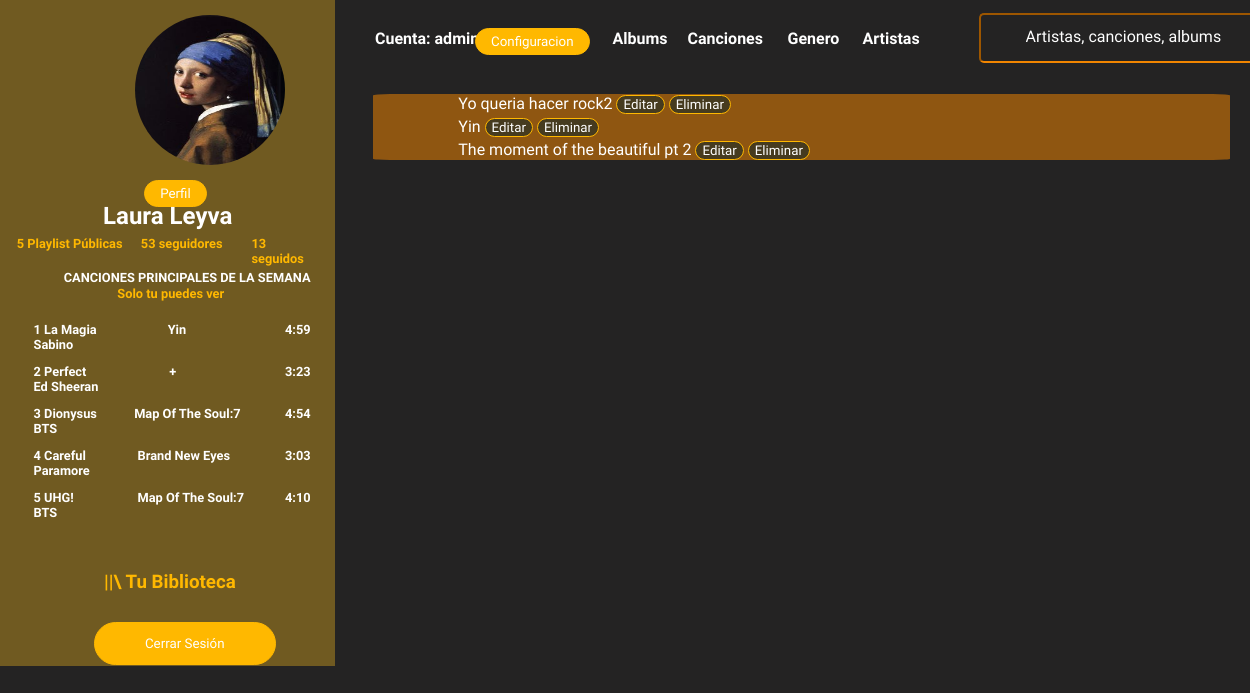
Screenshot of /m_albumes/ (signed in) with the database file from the repository.
### control_usuarios/models.py (models this page shows, shortened)
class User(AbstractUser):
    avatar = models.ImageField(upload_to='avatares/', default='avatares/logouser.jpg')
    desc = models.TextField(null=True, blank=True)
    num_tel = models.CharField(max_length = 20, null=True, blank=True)
    pais = models.CharField(max_length = 30)
    fecha_nac = models.DateField(default="2018-07-22")
    tipo_us = models.CharField(max_length = 30, default="normal")

### control_musica/models.py (models this page shows, shortened)
class Albumes(models.Model):
    fk_artista = models.ForeignKey(Artistas, on_delete=models.CASCADE)
    album = models.CharField(max_length = 50)
    fecha = models.DateField()
    foto = models.ImageField(upload_to='albumes/', default='albumes/default.jpg')

### control_musica/views.py (the view)
# urls.py: path('m_albumes/', views.m_albumes_view, name="m_albumes_view"),
@login_required
def m_albumes_view(request):
    albumes = Albumes.objects.all()
    return render(request, 'mostrar_albumes.html', {'albumes':albumes})

### templates/mostrar_albumes.html
{% extends 'Home.html' %}
{% block content %}
{% for Album in albumes %}
<div class="mostrar_generos">
{{Album.album}}
    <button type="button" onclick="location.href = '/change_album/{{Album.pk}}'"  class="mostrar-button"> Editar </button>
    <button type="button" onclick="location.href = '/d_albumes/{{Album.pk}}'"   class="mostrar-button"> Eliminar </button>
</div>
{% endfor %}
{% endblock %}

### templates/Home.html (shortened to what this page needs)
{% load static %}
<!DOCTYPE html>
<html lang="en">
<head>
    <link rel="stylesheet" type="text/css" href="../static/css/Estilos.css">
</head>
<body class="general4">
    <div class="Artistas" onclick="location.href = '/artistas'">
        <h4>Artistas</h4>
    </div>
    <div class="Genero" onclick="location.href = '/generos'">
        <h4>Genero</h4>
    </div>
    <div class="Canciones" onclick="location.href = '/canciones'">
        <h4>Canciones</h4>
    </div>
    <div class="Albums" onclick="location.href = '/home'">
        <h4>Albums</h4>
    </div>
    {% if user.tipo_us == "admin" %}
    <div class="Cuenta_2">
        <h4>Cuenta: {{user.tipo_us}}</h4>
    </div>
    <button type="button" class="config" onclick="location.href = '/configuracion'"> Configuracion </button>
    {% endif %}
    <div class="box">
        <form method="post" action="{% url 'busqueda_view'%}">
        <div class="container-1">
            <input type="search" id="search" placeholder="Artistas, canciones, albums" name="search"/>
        </div>
        </form>
    </div>
    <div class="contenedor-menu">
        <div>
            <img src="{{ user.avatar.url }}" id="imagenes_menu">
        </div>
        <div class="Perfil">
            <button type="button" class="boton-perfil" onclick="location.href = '/change/{{user.id}}'">Perfil</button>
        </div>
        <div class="nom_user">
            <h2>{{user.first_name}} {{user.last_name}}</h2>
        </div>
        <div class="Playlist">
            <h5>5 Playlist Públicas</h5>
        </div>
        <div class="Seguidores">
            <h5>53 seguidores</h5>
        </div>
        <div class="Seguidos">
            <h5>13 seguidos</h5>
        </div>
        <div class="t1">
            <h5>CANCIONES PRINCIPALES DE LA SEMANA</h5>
        </div>
        <div class="t2">
            <h5>Solo tu puedes ver</h5>
        </div>
        <div class="tt1">
            <h5>1 La Magia<br>Sabino</h5>
        </div>
        <div class="tt2">
            <h5>2 Perfect<br>Ed Sheeran</h5>
        </div>
        <div class="tt3">
            <h5>3 Dionysus<br>BTS</h5>
        </div>
        <div class="tt4">
            <h5>4 Careful<br>Paramore</h5>
        </div>
        <div class="tt5">
            <h5>5 UHG!<br>BTS</h5>
        </div>
        <div class="tt6">
            <h5>Yin</h5>
        </div>
        <div class="tt7">
            <h5>+</h5>
        </div>
        <div class="tt8">
            <h5>Map Of The Soul:7</h5>
        </div>
        <div class="tt9">
            <h5>Brand New Eyes</h5>
        </div>
        <div class="tt10">
            <h5>Map Of The Soul:7</h5>
        </div>
        <div class="tt11">
            <h5>4:59</h5>
        </div>
        <div class="tt12">
            <h5>3:23</h5>
        </div>
        <div class="tt13">
            <h5>4:54</h5>
        </div>
        <div class="tt14">
            <h5>3:03</h5>
        </div>
        <div class="tt15">
            <h5>4:10</h5>
        </div>
        <div class="Biblioteca">
            <h3>||\ Tu Biblioteca</h3>
        </div>
        <div class="Cerrar-Sesion">
            <button onclick="location.href = '/logout'">Cerrar Sesión</button>
        </div>
    </div>
    <div class="contenedor-musica">
        {% block content %}
        {% endblock %}
    </div>
</body>
</html>

### rows the page displays
User: tipo_us "admin", avatar (picture), first_name "Laura", last_name "Leyva"
Albumes: album "Yo queria hacer rock2"
Albumes: album "Yin"
Albumes: album "The moment of the beautiful pt 2"
